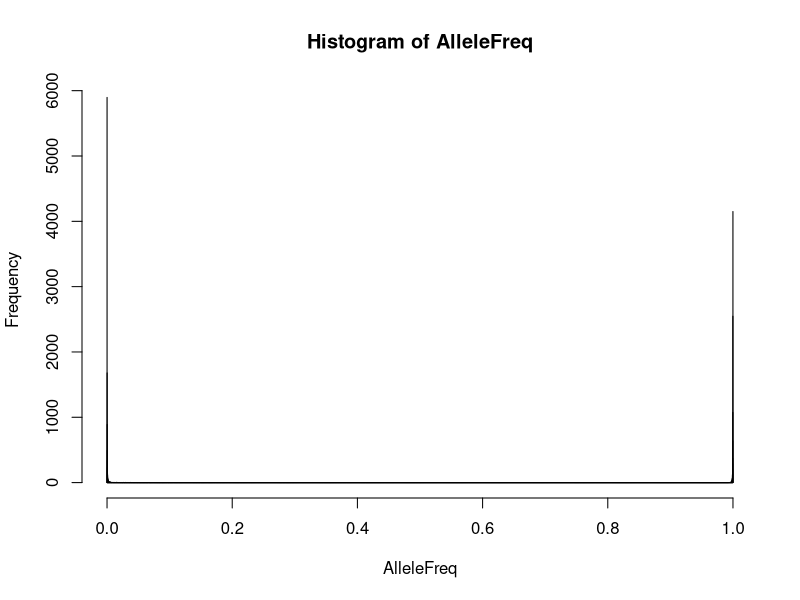
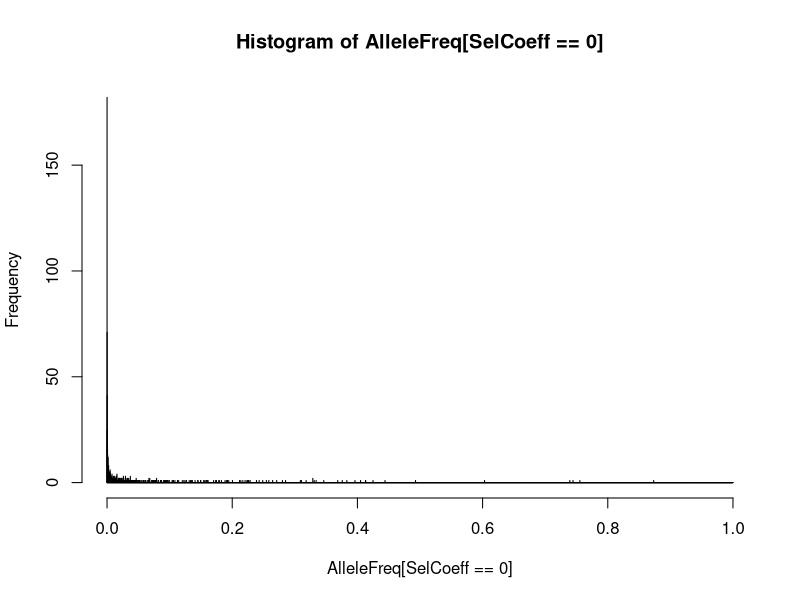
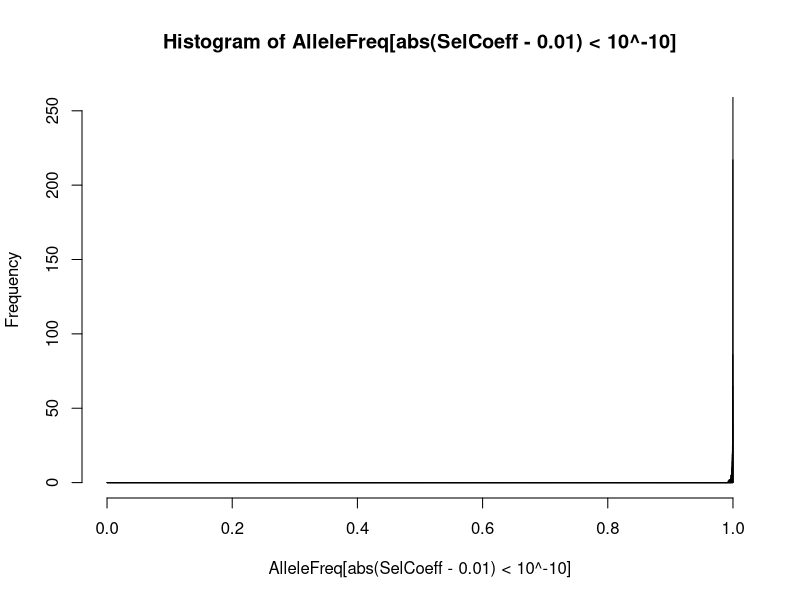
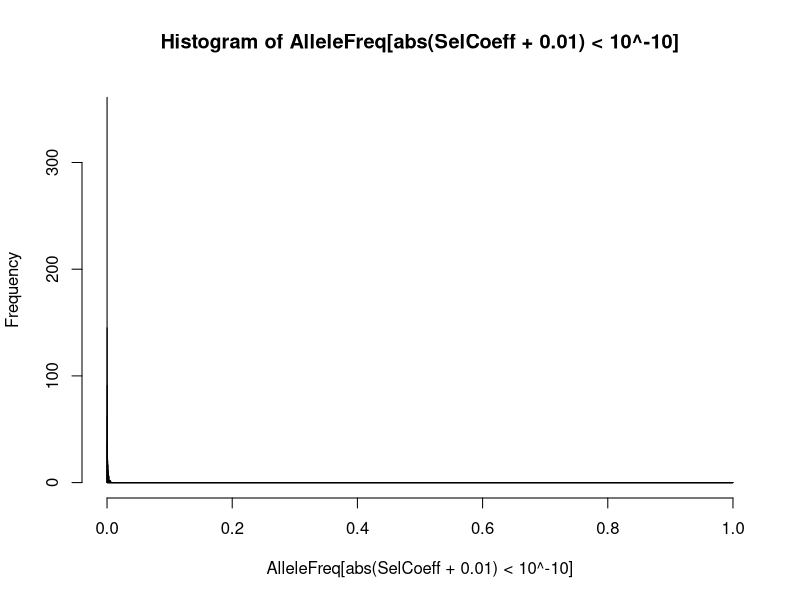
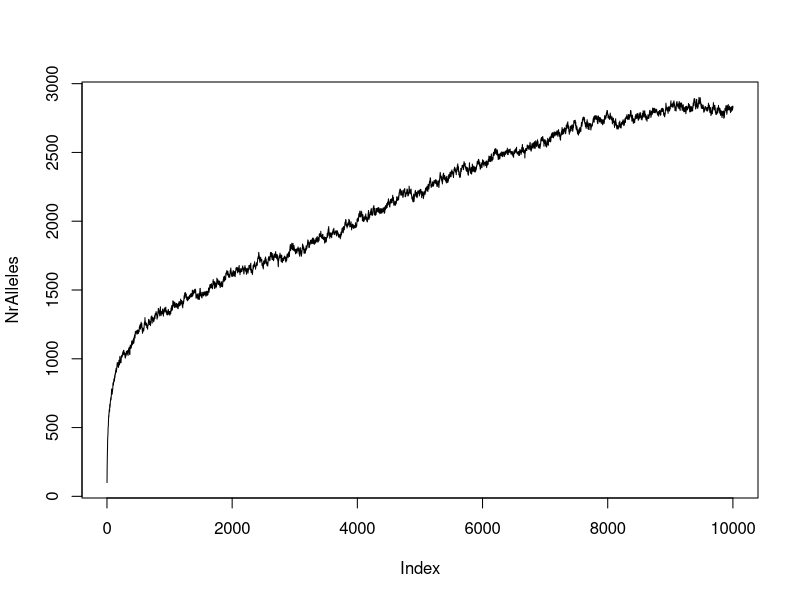
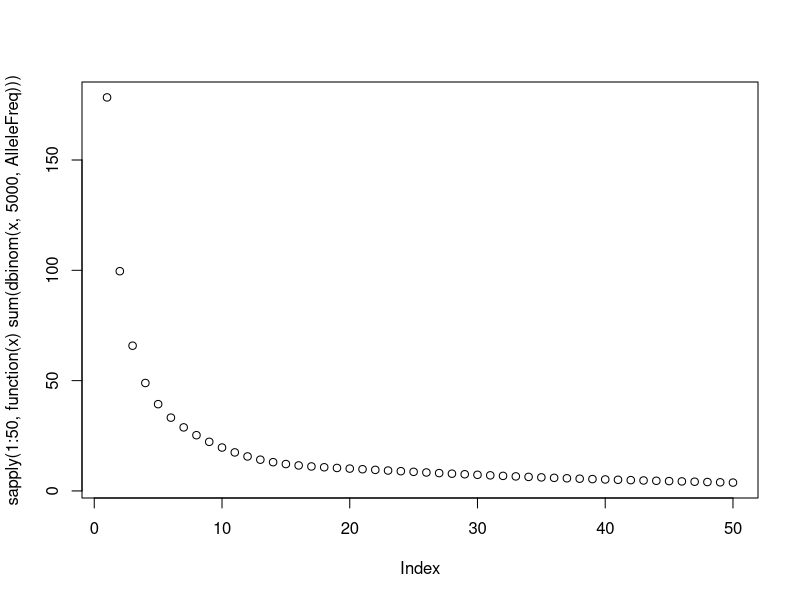
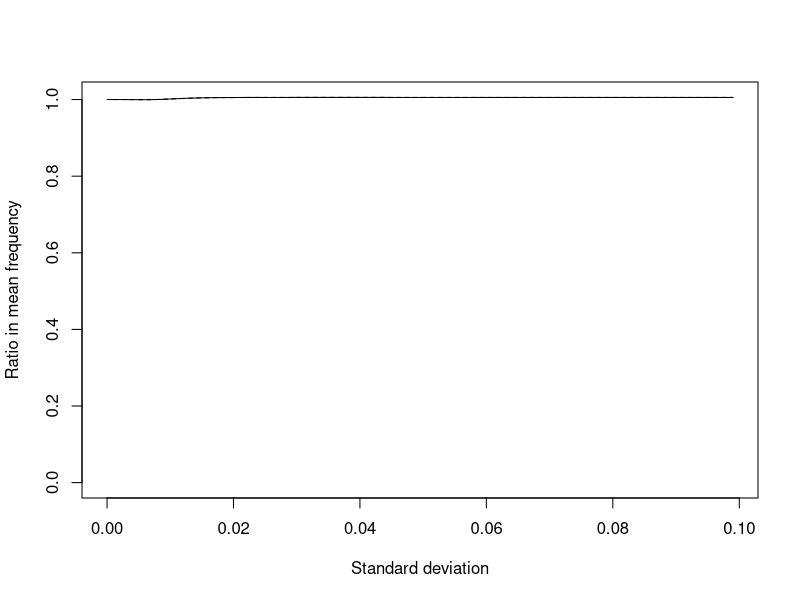

The R source for these figures, in order:
# The following script simulates allele frequencies for different selection
# coefficients

##########################################
#                                        #
#           Set parameters               #
#                                        #
##########################################

# Set population size
n = 10^4

# Set selection coefficients
SelCoeff <- seq(-0.1, 0.1, 0.01)

# Set the number of replicates per selection coefficient
NrRep <- 1000

# Set the number of generations
NrGen <- 10000

##########################################
#                                        #
#           Simulate                     #
#                                        #
##########################################

# Create a vector of replicated selection coefficients
SelCoeffRep <- rep(SelCoeff, NrRep)
PCoeff      <- 1 + SelCoeffRep
cat("Length of allele frequency vector is", length(SelCoeffRep), "\n")

# Initialize vector of allele frequencies
AlleleFreq <- rep(1/(2*n), length(SelCoeffRep))

# Loop over generations and calculate new allele frequencies
cat("Running simulation ... ")
for (i in 1:NrGen){
  SampleProbs <- AlleleFreq * PCoeff / (1 + AlleleFreq * (PCoeff - 1) )
  AlleleFreq  <- rbinom(length(SampleProbs), 2*n, SampleProbs) / (2*n)
  AlleleFreq  <- pmin(1 - 1/(2*n), AlleleFreq)
  AlleleFreq  <- pmax(1/(2*n), AlleleFreq)
}
cat("done!\n")
hist(AlleleFreq, seq(0, 1, 1/n))
hist(AlleleFreq[SelCoeff == 0], seq(0, 1, 1/n))
hist(AlleleFreq[abs(SelCoeff - 0.01) < 10^-10], seq(0, 1, 1/n))
hist(AlleleFreq[abs(SelCoeff + 0.01) < 10^-10], seq(0, 1, 1/n))

##########################################
#                                        #
#           Alternative simulation                  #
#                                        #
##########################################

# Number to be added per generation
NAdd <- 100

# Initialize vector of allele frequencies
PCoeff <- 1 + 10^-3
AlleleFreqStart <- rep(1/(2*n), NAdd)
AlleleFreq      <- AlleleFreqStart
NDropOut        <- 0
MeanFreq        <- 0
NrAlleles       <- length(AlleleFreq)
# Loop over generations and calculate new allele frequencies
cat("Running simulation ... ")
for (i in 1:10000){
  SampleProbs <- AlleleFreq * PCoeff / (1 + AlleleFreq * (PCoeff - 1) )
  AlleleFreq  <- c(rbinom(length(SampleProbs), 2*n, SampleProbs) / (2*n), AlleleFreqStart)
  blnDrop     <- AlleleFreq == 0 | AlleleFreq == 1
  NDropOut    <- c(NDropOut, sum(blnDrop))
  AlleleFreq  <- AlleleFreq[!blnDrop]
  MeanFreq    <- c(MeanFreq, mean(AlleleFreq))
  NrAlleles    <- c(NrAlleles, length(AlleleFreq))
}
cat("done!\n")
# hist(AlleleFreq, seq(0, 1, 1/n))
# hist(AlleleFreq[SelCoeff == 0], seq(0, 1, 1/n))
# hist(AlleleFreq[abs(SelCoeff - 0.01) < 10^-10], seq(0, 1, 1/n))
# hist(AlleleFreq[abs(SelCoeff + 0.01) < 10^-10], seq(0, 1, 1/n))
# plot(NDropOut, type = "l")
# plot(MeanFreq, type = "l")
plot(NrAlleles, type = "l")
# dbinom(1, 5000, AlleleFreq)
plot(sapply(1:50, function(x) sum(dbinom(x, 5000, AlleleFreq))))

# Function to calculate the mean frequency above a particular threshold 
# frequency, given the mean and variance of a normal selection
# coefficient distribution
MeanFreqNorm <- function(Mu = 0, SD = 0.01, Thresh = 0.5){
  Distn   <- dnorm(SelCoeffRep, Mu, sd = SD)
  Distn[Distn == Inf] <- 10^6
  RelFreq <- Distn * AlleleFreq / sum(Distn)
  mean(RelFreq[AlleleFreq >= Thresh])
}
Distn   <- dnorm(SelCoeffRep, -0.01, 0)
sum(Distn == Inf)
sum(SelCoeffRep == -0.01)

# Plot the ratio of mean frequency above 0.5 for high vs low sd of selection
# coefficient
cat("Calculating frequency ratios for different selection variances ... ")
StDevV   <- seq(10^(-6), 0.1, 0.001)
NegSelCoeff <- -1.9/n
Threshhold <- 0.9
MeanF0   <- sapply(StDevV, function(x) MeanFreqNorm(SD = x, Thresh = Threshhold))
MeanF1   <- sapply(StDevV, function(x) MeanFreqNorm(Mu = NegSelCoeff, SD = x, 
                                                    Thresh = Threshhold))
MaxRatio <- max(MeanF1 / MeanF1[2], na.rm = T)
plot(StDevV,  MeanF0 / MeanF0[2], type = "l", ylim = c(0, MaxRatio),
     xlab = "Standard deviation", ylab = "Ratio in mean frequency")
lines(StDevV, MeanF1 / MeanF1[2], lty = 2)
cat("done!\n")
